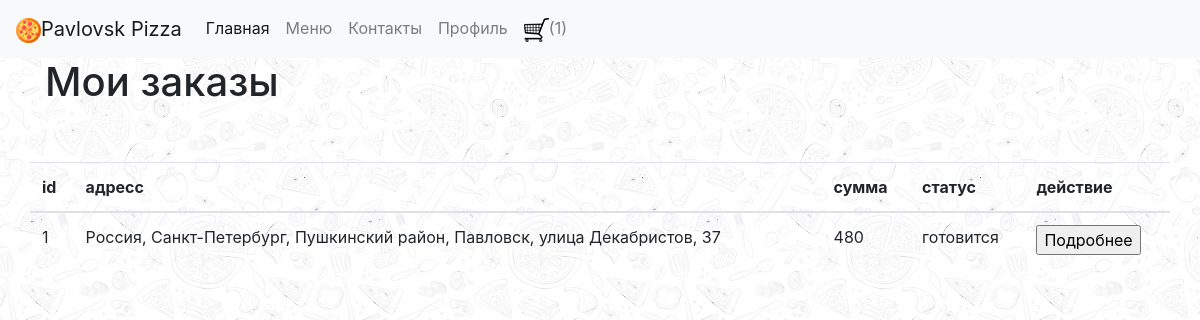
The page /my_orders (signed in) on the database its author committed.
### app.py (models this page shows)
    class Order(db.Model):
        id = db.Column(db.Integer, primary_key=True)
        address = db.Column(db.String)
        comment = db.Column(db.Text)
        email = db.Column(db.Text)
        phone = db.Column(db.Text)
        name = db.Column(db.Text)
        status = db.Column(db.Text)
        total = db.Column(db.Integer)

### app.py (the view)
    @app.route('/my_orders', methods=['GET', 'POST'])
    @login_required
    def morderd():
        orders = Order.query.filter_by(name=current_user.name).all()
        return render_template("my_orders.html", data=orders, title='Мои заказы · Pizza Online')

### app.py (called while the page is built)
    @login_manager.user_loader
    def load_user(user_id):
        return User.query.get(int(user_id))

    @app.context_processor
    def inject_user():
        return dict(basket_count=basket_count)

### templates/my_orders.html (shortened to what this page needs)
{% extends 'base.html' %}
{% block content %}
    <h1>Мои заказы</h1>
    <br>
{% if data != []%}
    <div class="row row-cols-1 row-cols-md-1 mb-1 text-left">
        <br>
        <table class="table">
            <thead>
            <th>id</th> <th>адресс</th> <th>сумма</th> <th>статус</th> <th>действие</th>
            </thead>
            <tbody>
                {% for el in data %}
                    <div>
                        <samp>
                            <form action="/my_order" method="post">
                            <tr><td>{{el.id}} </td><td>{{el.address}}</td><td>{{el.total}}</td><td>{{el.status}}</td><td><input type="submit"  name="open" value="Подробнее"> </td></tr>
                            </form>
                         </samp>
                    </div>
                {% endfor %}
            </tbody>
        </table>
    </div>
{% else %}
<h4>Вы ещё не сделали ни одного заказа :(</h4>
{% endif %}
{% endblock %}

### templates/base.html (style rules this page uses)
body { background: #c7b39b url(static/img/bg.jpg) }

### rows shown on the page
Order: id "1", address "Россия, Санкт-Петербург, Пушкинский район, Павловск, улица Декабристов, 37", total "480", status "готовится"

### other values the page prints
{{ basket_count }} "1"
